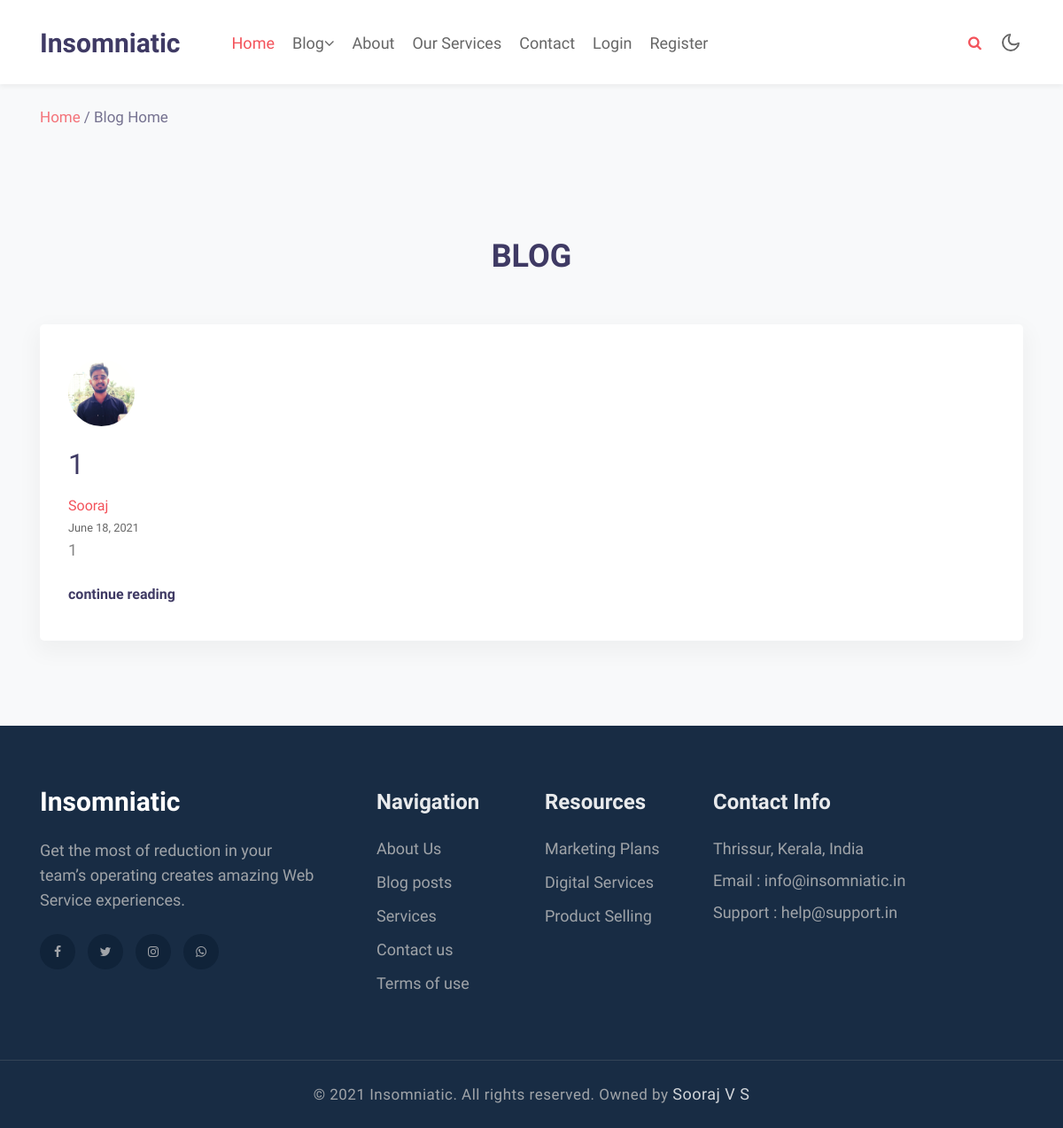
The page /blog/ on the database as committed earlier.
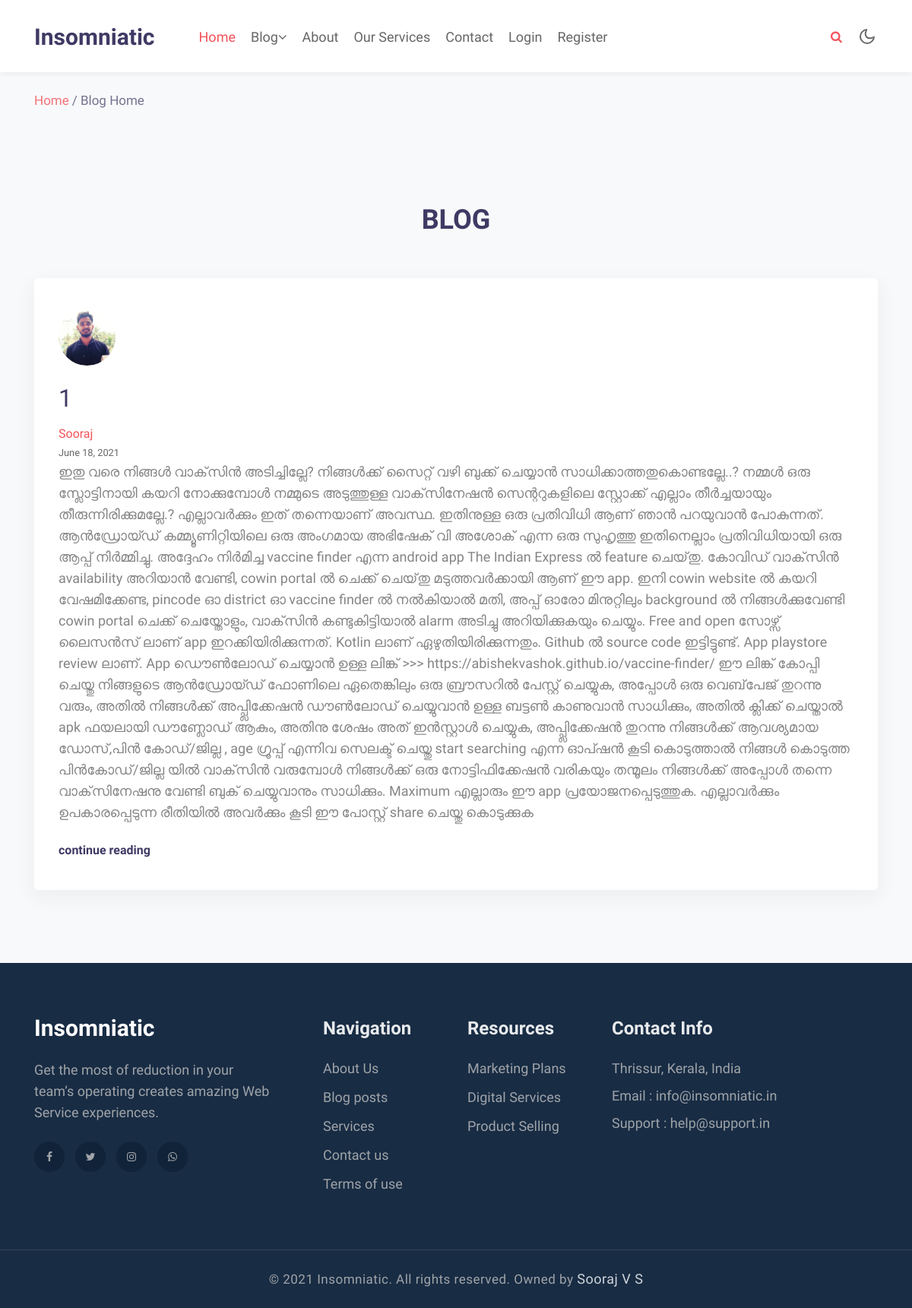
The same page on the database as committed later.
### blog/models.py (models this page shows, shortened)
class Post(models.Model):
    post_title = models.CharField(max_length=100)
    content = models.TextField()
    content_1 = models.TextField(null=True)
    date_posted = models.DateField(default=timezone.now)
    author = models.ForeignKey(User, on_delete=models.CASCADE)
    Related_to = (
        ('Technology/IT', 'Technology/IT'),
        ('Technology/Electronics', 'Technology/Electronics'),
        ('Technology/Space', 'Technology/Space'),
        ('Technology/Others', 'Technology/Others'),
        ('Technology/Apps-Softwares', 'Technology/Apps-Softwares')
    )
    type = models.CharField(max_length=25, choices=Related_to, default='Technology/Others')
    likes = models.ManyToManyField(User, related_name='blog_posts')

### users/models.py (models this page shows, shortened)
class Profile(models.Model):
    user = models.OneToOneField(User, on_delete=models.CASCADE)
    image = models.ImageField(default='default.jpg', upload_to='profile_pics')

### blog/views.py (the view)
# urls.py: path('', PostListView.as_view(),name='blog-home'),
class PostListView(ListView):
    model = Post
    template_name = 'blog/blog.html'  # <app>/<model>_<viewtype>.html
    context_object_name = 'posts'
    extra_context = {'title': 'Blog Home'}
    ordering = ['-date_posted']
    paginate_by = 2

### blog/templates/blog/blog.html (shortened to what this page needs)
{% extends 'basic/base.html' %}
{% load static %}
{% block content %}
<section class="w3l-services-block-3 py-5" id="services">
    <div class="features-main py-lg-5 py-md-3">
        <div class="container">
            <div class="header-section text-center mx-auto">
                <h3 class="title-big">BLOG</h3>
            </div>
            {% for post in posts %}
            <div class="row features mt-lg-4">
               <div class="col-lg-12 col-md-6 feature-grid">
                    <a href="{% url 'post-detail' post.id %}">
                        <div class="feature-body service2">
                            <div class="feature-img">
                                <img width="75" height="75" class="rounded-circle article-img" src="{{ post.author.profile.image.url }}">
                            </div>
                            <div class="feature-info mt-4">
                                <h2 class="feature-titel mb-3"> {{post.post_title}} </h2>
                                <a href="{% url 'user-posts' post.author.username %}" >{{ post.author.first_name }}</a> <br>
                                <small>{{ post.date_posted|date:"F d, Y" }}</small>
                                <p class="feature-text">{{post.content}}
                                </p>
                                <a href="{% url 'post-detail' post.id %}" class="read mt-4 d-block">continue reading</a>
                            </div>
                        </div>
                    </a>
                </div>
            </div>
            {% endfor %}
        </div>
    </div>
</section>
{% endblock content %}

Rows that differ between the two databases and show on the page:
changed Post "Sooraj": content "1" → "ഇതു വരെ നിങ്ങൾ വാക്‌സിൻ അടിച്ചില്ലേ? നിങ്ങൾക്ക് സൈറ്റ് വഴി ബുക്ക് ചെയ്യാൻ സാധിക്കാത്തതുകൊണ്ടല്ലേ..? നമ്മൾ ഒരു സ്ലോട്ടിനായി കയറി നോക്കുമ്പോൾ നമ്മുടെ അടുത്തുള്ള വാക്‌സിനേഷൻ സെന്ററുകളിലെ സ്റ്റോക്ക് എല്ലാം തീർച്ചയായും തീരുന്നിരിക്കുമല്ലേ.? എല്ലാവർക്കും ഇത് തന്നെയാണ് അവസ്ഥ. ഇതിനുള്ള ഒരു പ്രതിവിധി ആണ് ഞാൻ പറയുവാൻ പോകുന്നത്. ആൻഡ്രോയ്ഡ് കമ്മ്യൂണിറ്റിയിലെ ഒരു അംഗമായ അഭിഷേക് വി അശോക് എന്ന ഒരു സുഹൃത്തു ഇതിനെല്ലാം പ്രതിവിധിയായി ഒരു ആപ്പ് നിർമ്മിച്ചു. അദ്ദേഹം നിർമിച്ച vaccine finder എന്ന android app The Indian Express ൽ feature ചെയ്‌തു. കോവിഡ് വാക്‌സിൻ availability അറിയാൻ വേണ്ടി, cowin portal ൽ ചെക്ക് ചെയ്‌തു മടുത്തവർക്കായി ആണ് ഈ app. ഇനി cowin website ൽ കയറി വേഷമിക്കേണ്ട, pincode ഓ district ഓ vaccine…"
